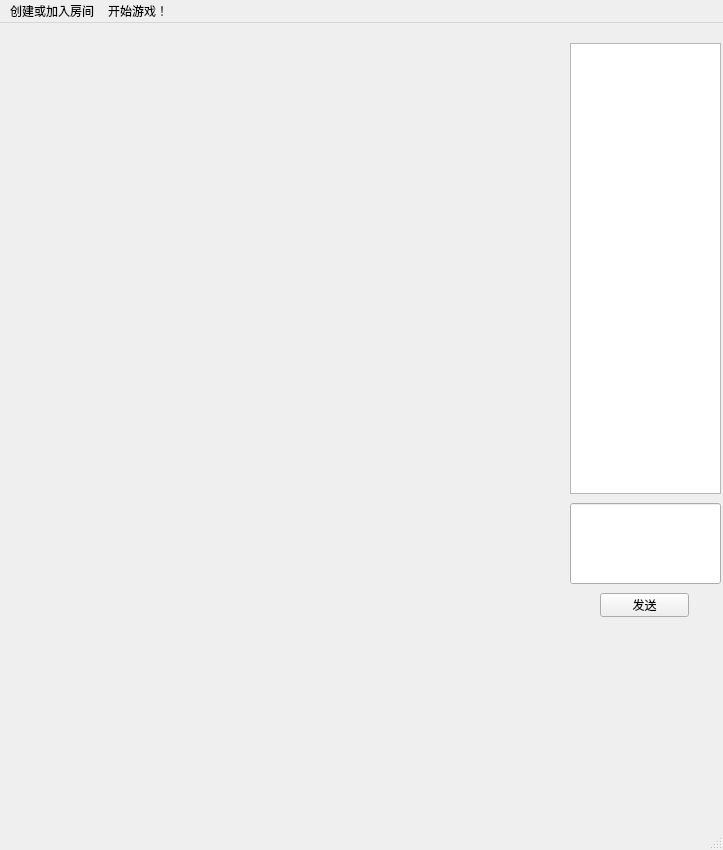
<?xml version="1.0" encoding="UTF-8"?>
<ui version="4.0">
 <class>MainWindow</class>
 <widget class="QMainWindow" name="MainWindow">
  <property name="geometry">
   <rect>
    <x>0</x>
    <y>0</y>
    <width>723</width>
    <height>850</height>
   </rect>
  </property>
  <property name="windowTitle">
   <string>MainWindow</string>
  </property>
  <widget class="QWidget" name="centralwidget">
   <widget class="QLineEdit" name="lineEdit">
    <property name="geometry">
     <rect>
      <x>570</x>
      <y>480</y>
      <width>151</width>
      <height>81</height>
     </rect>
    </property>
   </widget>
   <widget class="QPushButton" name="pushButton">
    <property name="geometry">
     <rect>
      <x>600</x>
      <y>570</y>
      <width>89</width>
      <height>24</height>
     </rect>
    </property>
    <property name="text">
     <string>发送</string>
    </property>
   </widget>
   <widget class="QTextBrowser" name="textBrowser">
    <property name="geometry">
     <rect>
      <x>570</x>
      <y>20</y>
      <width>151</width>
      <height>451</height>
     </rect>
    </property>
   </widget>
  </widget>
  <widget class="QMenuBar" name="menubar">
   <property name="geometry">
    <rect>
     <x>0</x>
     <y>0</y>
     <width>723</width>
     <height>25</height>
    </rect>
   </property>
   <widget class="QMenu" name="menucreate_the_connection">
    <property name="title">
     <string>创建或加入房间</string>
    </property>
    <addaction name="actionCreate_Game"/>
    <addaction name="actionConnect_to_Sever"/>
   </widget>
   <widget class="QMenu" name="menu">
    <property name="title">
     <string>开始游戏！</string>
    </property>
    <addaction name="actioni_m_Ready"/>
   </widget>
   <addaction name="menucreate_the_connection"/>
   <addaction name="menu"/>
  </widget>
  <widget class="QStatusBar" name="statusbar"/>
  <action name="actionconnect_to_sever">
   <property name="text">
    <string>Create the Connection</string>
   </property>
  </action>
  <action name="actionConnect_to_the_Sever">
   <property name="text">
    <string>Connect to the Sever</string>
   </property>
  </action>
  <action name="actionCreate_Game">
   <property name="text">
    <string>Create Game</string>
   </property>
  </action>
  <action name="actionConnect_to_Sever">
   <property name="text">
    <string>Connect to Sever</string>
   </property>
  </action>
  <action name="actioni_m_Ready">
   <property name="text">
    <string>i'm Ready</string>
   </property>
  </action>
 </widget>
 <resources/>
 <connections/>
</ui>
